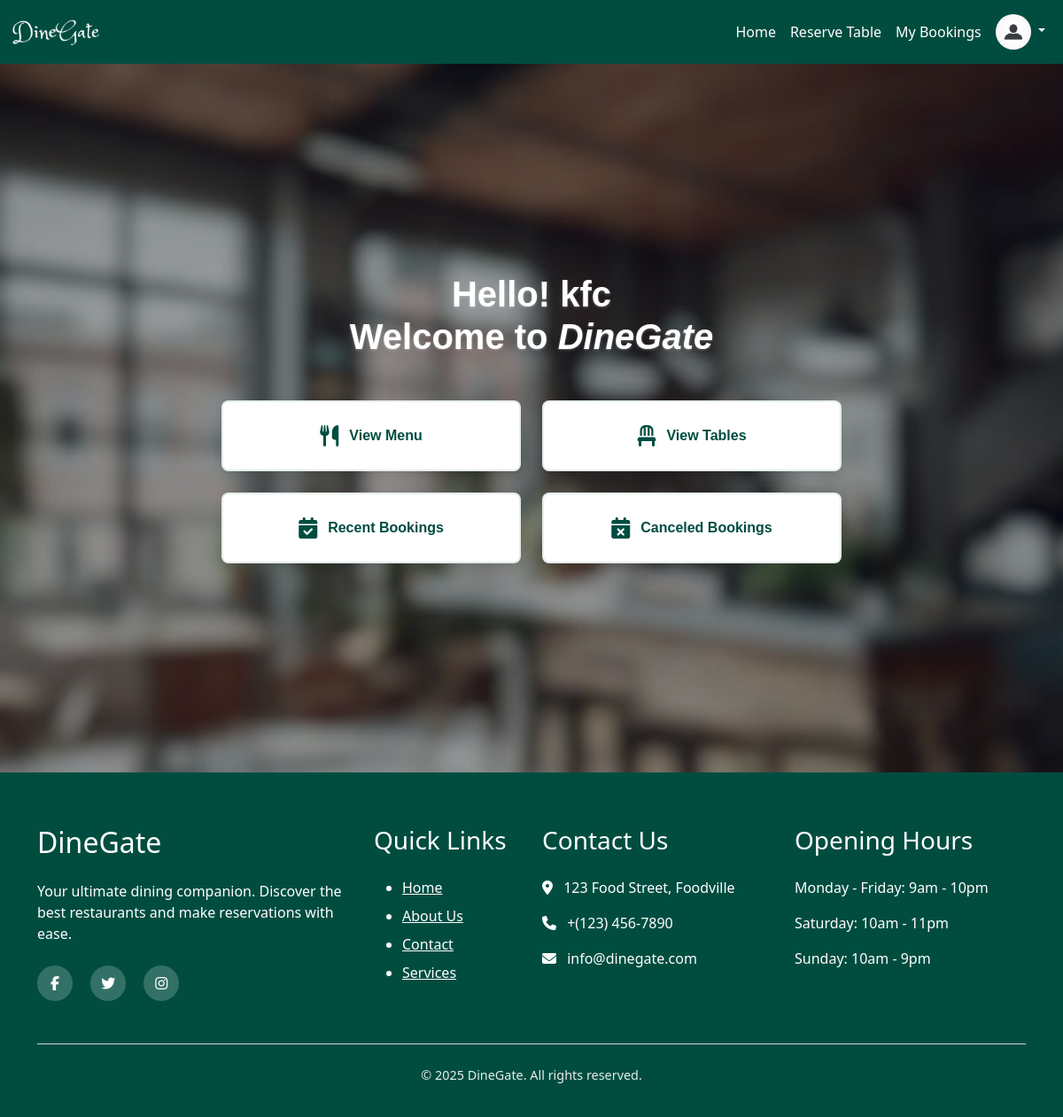
/restaurant_dashboard/ (signed in), run on an earlier commit of the app's database.
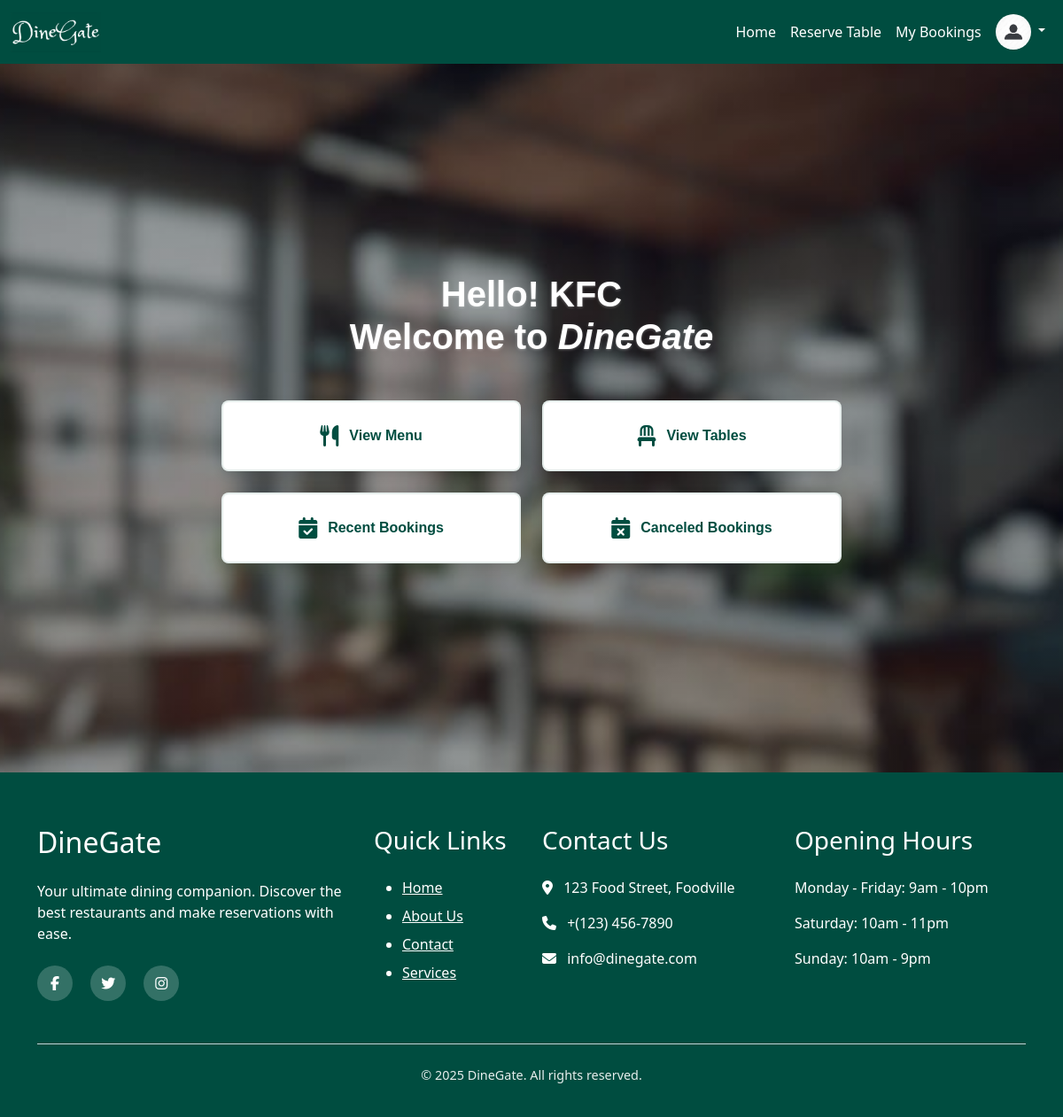
And on a later commit of the database.
### restaurant/models.py (models this page shows, shortened)
class Restaurant(models.Model):
    restaurant_name=models.CharField(max_length=200)
    s_time=models.TimeField(blank=True,null=True)
    e_time=models.TimeField(blank=True,null=True)
    min_price=models.IntegerField(blank=True,null=True)
    max_price=models.IntegerField(blank=True,null=True)
    city=models.CharField(max_length=100)
    area=models.CharField(max_length=100)
    location=models.CharField(max_length=200)
    email=models.EmailField(max_length=100,blank=True,null=True)
    contact_no=models.IntegerField(blank=True,null=True)
    business_reg_id=models.IntegerField()
    password = models.CharField(max_length=128,blank=True,null=True)
    logo=models.ImageField(blank=True,null=True)
    role = models.CharField(max_length=20, default='restaurant')
    slug = models.SlugField(unique=True, blank=True,null=True)

### restaurant/views.py (the view)
# urls.py: path('restaurant_dashboard/',r_views.restaurant_dashboard,name='restaurant_dashboard'),
def restaurant_dashboard(request):
    restaurant_id = request.session.get('restaurant_id')
    restaurant = Restaurant.objects.get(id=restaurant_id)
    return render(request, 'restaurant/restaurant_dashboard.html',{'restaurant': restaurant})

### account/context_processors.py (called while the page is built)
def user_role(request):
    user = None
    role = None
    if request.session.get('user_id'):
        try:
            user = CustomerUser.objects.get(id=request.session['user_id'])
            role = 'customer'
        except CustomerUser.DoesNotExist:
            pass
    elif request.session.get('restaurant_id'):
        try:
            user = Restaurant.objects.get(id=request.session['restaurant_id'])
            role = 'restaurant'
        except Restaurant.DoesNotExist:
            pass
    return {
        'logged_user': user,
        'logged_role': role,
    }

### template/restaurant/restaurant_dashboard.html
{% extends 'base.html' %}
{% load static %}
{% block content %}
<div class="db-main-container" style="background: linear-gradient(rgba(0, 0, 0, 0.3), rgba(0, 0, 0, 0.3)),
                url('{% static "images/back2.jpg" %}') no-repeat center center fixed;
    background-size: cover;
    min-height: 100vh;
    display: flex;
    align-items: center;
    justify-content: center;
    padding: 2rem;
    font-family: 'Poppins', sans-serif;">
    <div class="db-content-wrapper">
        <h1 class="db-welcome-text">
            Hello! <b>{{ restaurant.restaurant_name }}</b><br>
            Welcome to <i>DineGate</i>
        </h1>
        <div class="db-button-grid">
            <a href="{% url 'view_menu_for_restaurant_owner' restaurant.id %}" class="db-action-btn">
                <i class="fas fa-utensils db-btn-icon"></i>
                View Menu
            </a>
            <a href="{% url 'view_table_list_for_restaurant_owner' restaurant.id %}" class="db-action-btn">
                <i class="fas fa-chair db-btn-icon"></i>
                View Tables
            </a>
            <a href="{% url 'recent_book_history_for_restaurant' restaurant.id %}" class="db-action-btn">
                <i class="fas fa-calendar-check db-btn-icon"></i>
                Recent Bookings
            </a>
            <a href="{% url 'recent_cancel_booking_history_for_restaurant' restaurant.id %}" class="db-action-btn">
                <i class="fas fa-calendar-times db-btn-icon"></i>
                Canceled Bookings
            </a>
        </div>
    </div>
</div>
{% endblock %}

What changed in the data, as far as the page shows it:
changed Restaurant: restaurant_name "kfc" → "KFC"
